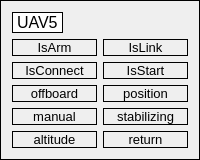
             <widget class="QGroupBox" name="groupBox_6">
              <property name="autoFillBackground">
               <bool>false</bool>
              </property>
              <property name="styleSheet">
               <string notr="true">border: 1px solid rgb(0, 0, 0)</string>
              </property>
              <property name="title">
               <string/>
              </property>
              <layout class="QVBoxLayout" name="verticalLayout_30">
               <item>
                <widget class="QLabel" name="uav5_label">
                 <property name="sizePolicy">
                  <sizepolicy hsizetype="Fixed" vsizetype="Fixed">
                   <horstretch>0</horstretch>
                   <verstretch>0</verstretch>
                  </sizepolicy>
                 </property>
                 <property name="font">
                  <font>
                   <pointsize>12</pointsize>
                  </font>
                 </property>
                 <property name="styleSheet">
                  <string notr="true">background-color:rgb(255, 255, 255)</string>
                 </property>
                 <property name="text">
                  <string>UAV5</string>
                 </property>
                </widget>
               </item>
               <item>
                <layout class="QVBoxLayout" name="verticalLayout_29">
                 <item>
                  <layout class="QHBoxLayout" name="horizontalLayout_9">
                   <item>
                    <layout class="QVBoxLayout" name="verticalLayout_25">
                     <item>
                      <widget class="QLabel" name="uav5_is_arm">
                       <property name="sizePolicy">
                        <sizepolicy hsizetype="Expanding" vsizetype="Fixed">
                         <horstretch>0</horstretch>
                         <verstretch>0</verstretch>
                        </sizepolicy>
                       </property>
                       <property name="font">
                        <font>
                         <pointsize>10</pointsize>
                        </font>
                       </property>
                       <property name="styleSheet">
                        <string notr="true">border: 1px solid rgb(0, 0, 0)</string>
                       </property>
                       <property name="text">
                        <string>IsArm</string>
                       </property>
                       <property name="alignment">
                        <set>Qt::AlignCenter</set>
                       </property>
                      </widget>
                     </item>
                     <item>
                      <widget class="QLabel" name="uav5_is_connect">
                       <property name="sizePolicy">
                        <sizepolicy hsizetype="Expanding" vsizetype="Fixed">
                         <horstretch>0</horstretch>
                         <verstretch>0</verstretch>
                        </sizepolicy>
                       </property>
                       <property name="font">
                        <font>
                         <pointsize>10</pointsize>
                        </font>
                       </property>
                       <property name="text">
                        <string>IsConnect</string>
                       </property>
                       <property name="alignment">
                        <set>Qt::AlignCenter</set>
                       </property>
                      </widget>
                     </item>
                    </layout>
                   </item>
                   <item>
                    <layout class="QVBoxLayout" name="verticalLayout_26">
                     <item>
                      <widget class="QLabel" name="uav5_is_link">
                       <property name="sizePolicy">
                        <sizepolicy hsizetype="Expanding" vsizetype="Fixed">
                         <horstretch>0</horstretch>
                         <verstretch>0</verstretch>
                        </sizepolicy>
                       </property>
                       <property name="font">
                        <font>
                         <pointsize>10</pointsize>
                        </font>
                       </property>
                       <property name="text">
                        <string>IsLink</string>
                       </property>
                       <property name="alignment">
                        <set>Qt::AlignCenter</set>
                       </property>
                      </widget>
                     </item>
                     <item>
                      <widget class="QLabel" name="uav5_is_start">
                       <property name="sizePolicy">
                        <sizepolicy hsizetype="Expanding" vsizetype="Fixed">
                         <horstretch>0</horstretch>
                         <verstretch>0</verstretch>
                        </sizepolicy>
                       </property>
                       <property name="font">
                        <font>
                         <pointsize>10</pointsize>
                        </font>
                       </property>
                       <property name="text">
                        <string>IsStart</string>
                       </property>
                       <property name="alignment">
                        <set>Qt::AlignCenter</set>
                       </property>
                      </widget>
                     </item>
                    </layout>
                   </item>
                  </layout>
                 </item>
                 <item>
                  <layout class="QHBoxLayout" name="horizontalLayout_10">
                   <item>
                    <layout class="QVBoxLayout" name="verticalLayout_27">
                     <item>
                      <widget class="QLabel" name="uav5_offboard">
                       <property name="sizePolicy">
                        <sizepolicy hsizetype="Expanding" vsizetype="Fixed">
                         <horstretch>0</horstretch>
                         <verstretch>0</verstretch>
                        </sizepolicy>
                       </property>
                       <property name="font">
                        <font>
                         <pointsize>10</pointsize>
                        </font>
                       </property>
                       <property name="text">
                        <string>offboard</string>
                       </property>
                       <property name="alignment">
                        <set>Qt::AlignCenter</set>
                       </property>
                      </widget>
                     </item>
                     <item>
                      <widget class="QLabel" name="uav5_manual">
                       <property name="sizePolicy">
                        <sizepolicy hsizetype="Expanding" vsizetype="Fixed">
                         <horstretch>0</horstretch>
                         <verstretch>0</verstretch>
                        </sizepolicy>
                       </property>
                       <property name="font">
                        <font>
                         <pointsize>10</pointsize>
                        </font>
                       </property>
                       <property name="text">
                        <string>manual</string>
                       </property>
                       <property name="alignment">
                        <set>Qt::AlignCenter</set>
                       </property>
                      </widget>
                     </item>
                     <item>
                      <widget class="QLabel" name="uav5_altitude">
                       <property name="sizePolicy">
                        <sizepolicy hsizetype="Expanding" vsizetype="Fixed">
                         <horstretch>0</horstretch>
                         <verstretch>0</verstretch>
                        </sizepolicy>
                       </property>
                       <property name="font">
                        <font>
                         <pointsize>10</pointsize>
                        </font>
                       </property>
                       <property name="text">
                        <string>altitude</string>
                       </property>
                       <property name="alignment">
                        <set>Qt::AlignCenter</set>
                       </property>
                      </widget>
                     </item>
                    </layout>
                   </item>
                   <item>
                    <layout class="QVBoxLayout" name="verticalLayout_28">
                     <item>
                      <widget class="QLabel" name="uav5_position">
                       <property name="sizePolicy">
                        <sizepolicy hsizetype="Expanding" vsizetype="Fixed">
                         <horstretch>0</horstretch>
                         <verstretch>0</verstretch>
                        </sizepolicy>
                       </property>
                       <property name="font">
                        <font>
                         <pointsize>10</pointsize>
                        </font>
                       </property>
                       <property name="text">
                        <string>position</string>
                       </property>
                       <property name="alignment">
                        <set>Qt::AlignCenter</set>
                       </property>
                      </widget>
                     </item>
                     <item>
                      <widget class="QLabel" name="uav5_stabilizing">
                       <property name="sizePolicy">
                        <sizepolicy hsizetype="Expanding" vsizetype="Fixed">
                         <horstretch>0</horstretch>
                         <verstretch>0</verstretch>
                        </sizepolicy>
                       </property>
                       <property name="font">
                        <font>
                         <pointsize>10</pointsize>
                        </font>
                       </property>
                       <property name="text">
                        <string>stabilizing</string>
                       </property>
                       <property name="alignment">
                        <set>Qt::AlignCenter</set>
                       </property>
                      </widget>
                     </item>
                     <item>
                      <widget class="QLabel" name="uav5_return">
                       <property name="sizePolicy">
                        <sizepolicy hsizetype="Expanding" vsizetype="Fixed">
                         <horstretch>0</horstretch>
                         <verstretch>0</verstretch>
                        </sizepolicy>
                       </property>
                       <property name="font">
                        <font>
                         <pointsize>10</pointsize>
                        </font>
                       </property>
                       <property name="text">
                        <string>return</string>
                       </property>
                       <property name="alignment">
                        <set>Qt::AlignCenter</set>
                       </property>
                      </widget>
                     </item>
                    </layout>
                   </item>
                  </layout>
                 </item>
                </layout>
               </item>
              </layout>
             </widget>
